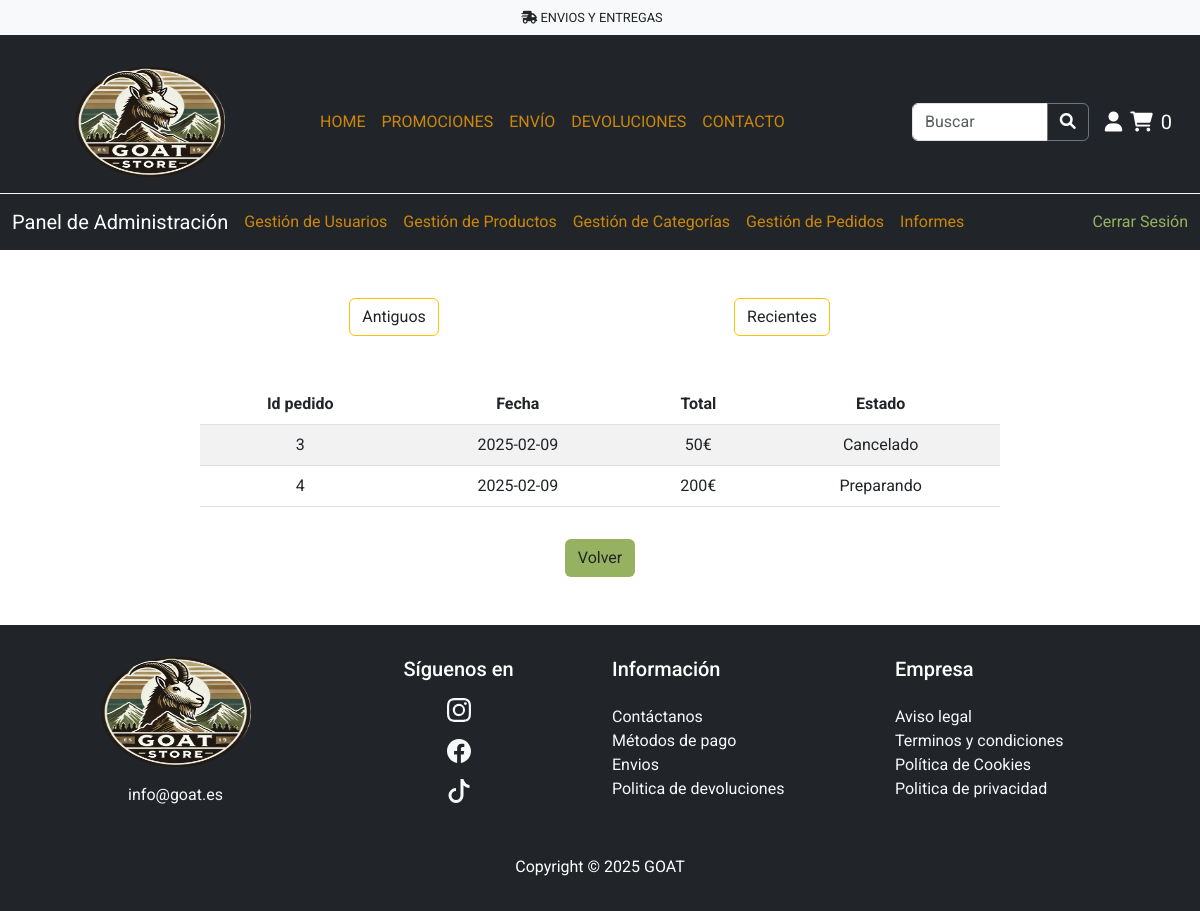
The app's page /paginas/informe.php (signed in) with its own data.
### tables this page shows
CREATE TABLE `pedidos` (
  `idPedido` int(11) NOT NULL,
  `fecha` date NOT NULL,
  `total` float NOT NULL,
  `estado` varchar(50) NOT NULL DEFAULT 'Proceso',
  `cod_usuario` varchar(9) NOT NULL
);

### gestores/GestorPedidos.php (called while the page is built, shortened)
<?php
class GestorPedidos
{
    private $db;
    public function __construct($db)
    {
        $this->db = $db;
    }
    public function obtenerPedidosFecha($orden)
    {
        $sql = "SELECT * FROM pedidos order by fecha $orden";
        try {
            $stmt = $this->db->prepare($sql);
            $stmt->execute();
            return $stmt->fetchAll(PDO::FETCH_ASSOC);
        } catch (PDOException $e) {
            echo "Error al obtener los productos: " . $e->getMessage();
            return false;
        }
    }
}
?>

### paginas/informe.php (the view, shortened to what this page needs)
<?php
$db = conectar();
$tipo = $_GET["tipo"];
if ($tipo == 1 || $tipo == 2) {
    include '../gestores/GestorUsuarios.php';
    $gestor = new GestorUsuarios($db);
    $activo = $tipo == 1 ? 1 : 0;
    $resultado = $gestor->obtener_usuarios_estado($activo);
} else if ($tipo == 3 || $tipo == 4) {
    include '../gestores/GestorProductos.php';
    $gestor = new GestorProductos($db);
    $activo = $tipo == 3 ? 1 : 0;
    $resultado = $gestor->obtenerProductosEstado($activo);
} else {
    include '../gestores/GestorPedidos.php';
    $gestor = new GestorPedidos($db);
    $estado = $_GET["estado"] ?? null;
    $orden = $_GET["orden"] ?? null;
    if ($tipo == 5) {
        $resultado = $gestor->listarPedidosEstado($estado);
    } else {
        $resultado = $gestor->obtenerPedidosFecha($orden);
    }
}
?>
<!DOCTYPE html>
<html lang="en">
<head>
    <link href="https://cdn.jsdelivr.net/npm/bootstrap@5.3.0/dist/css/bootstrap.min.css" rel="stylesheet">
    <link rel="stylesheet" href="https://cdnjs.cloudflare.com/ajax/libs/font-awesome/6.0.0-beta3/css/all.min.css">
    <link rel="stylesheet" href="../estilos/style1.css">
</head>
<body class="d-flex flex-column min-vh-100">
    <?php include_once '../plantillas/header.php' ?>
    <?php include '../plantillas/menuAdmin.php'; ?>
    <div class="container-fluid mt-4 flex-grow-1">
        <div class="row justify-content-center">
            <div class="col-md-8 text-center">
                <div class="row">
                    <?php if ($tipo == 1 || $tipo == 2) { ?>
                        <table class="table table-striped">
                            <thead>
                                <tr>
                                    <th>Dni</th>
                                    <th>Nombre</th>
                                    <th>Apellidos</th>
                                    <th>Telefono</th>
                                    <th>Email</th>
                                </tr>
                            </thead>
                            <tbody>
                                <?php
                                foreach ($resultado as $item) { ?>
                                    <tr>
                                        <td><?= $item["dni"] ?></td>
                                        <td><?= $item["nombre"] ?></td>
                                        <td><?= $item["apellidos"] ?></td>
                                        <td><?= $item["telefono"] ?></td>
                                        <td><?= $item["email"] ?></td>
                                    </tr>
                                <?php } ?>
                            </tbody>
                        </table>
                    <?php } else { ?>
                            <div class="row justify-content-center mb-5">
                            <?php if ($tipo == 5) { ?>
                                    <div class="col">
                                        <a href="?informe=Estados de pedidos&tipo=5&estado=Proceso"class="btn btn-warning text-dark">Proceso</a>
                                    </div>
                                    <div class="col">
                                        <a href="?informe=Estados de pedidos&tipo=5&estado=Preparando"class="btn btn-warning text-dark">Preparando</a>
                                    </div>
                                    <div class="col">
                                        <a href="?informe=Estados de pedidos&tipo=5&estado=Enviado"class="btn btn-warning text-dark">Enviado</a>
                                    </div>
                                    <div class="col">
                                        <a href="?informe=Estados de pedidos&tipo=5&estado=Entregado"class="btn btn-warning text-dark">Entregado</a>
                                    </div>
                                    <div class="col">
                                        <a href="?informe=Estados de pedidos&tipo=5&estado=Cancelado"class="btn btn-warning text-dark">Cancelado</a>
                                    </div>
                            <?php } else { ?>
                                    <div class="col">
                                        <a href="?informe=Estados de pedidos&tipo=6&orden=ASC"class="btn btn-outline-warning text-dark">Antiguos</a>
                                    </div>
                                    <div class="col">
                                        <a href="?informe=Estados de pedidos&tipo=6&orden=DESC"class="btn btn-outline-warning text-dark">Recientes</a>
                                    </div>
                            <?php } ?>
                            </div>
                            <table class="table table-striped">
                                <thead>
                                    <tr>
                                        <th>Id pedido</th>
                                        <th>Fecha</th>
                                        <th>Total</th>
                                        <th>Estado</th>
                                    </tr>
                                </thead>
                                <tbody>
                                    <?php
                                    foreach ($resultado as $item) { ?>
                                        <tr>
                                            <td><?= $item["idPedido"] ?></td>
                                            <td><?= $item["fecha"] ?></td>
                                            <td><?= $item["total"] ?>€</td>
                                            <td><?= $item["estado"] ?></td>
                                        </tr>
                                <?php } ?>
                                </tbody>
                            </table>
                    <?php } ?>
                </div>
<a href="informes.php" class="btn bg-primary-custom link-hover-custom mt-3 mb-5">Volver</a>
            </div>
        </div>
    </div>
    <?php include_once '../plantillas/footer.php' ?>
</body>
</html>

### estilos/style1.css (style rules this page uses)
:root { --primary-color: rgb(150, 178, 97); --secondary-color: orange; --terciary-color: #929768; --text-color: rgb(202, 135, 10); --link-hover-color: rgb(202, 135, 10); }
body { font-family: "Roboto", sans-serif; }
.bg-primary-custom { background-color: var(--primary-color) !important; }

### records on screen
pedidos: idPedido "3", fecha "2025-02-09", total "50", estado "Cancelado"
pedidos: idPedido "4", fecha "2025-02-09", total "200", estado "Preparando"

### other values on screen
$numCarrito "0"
